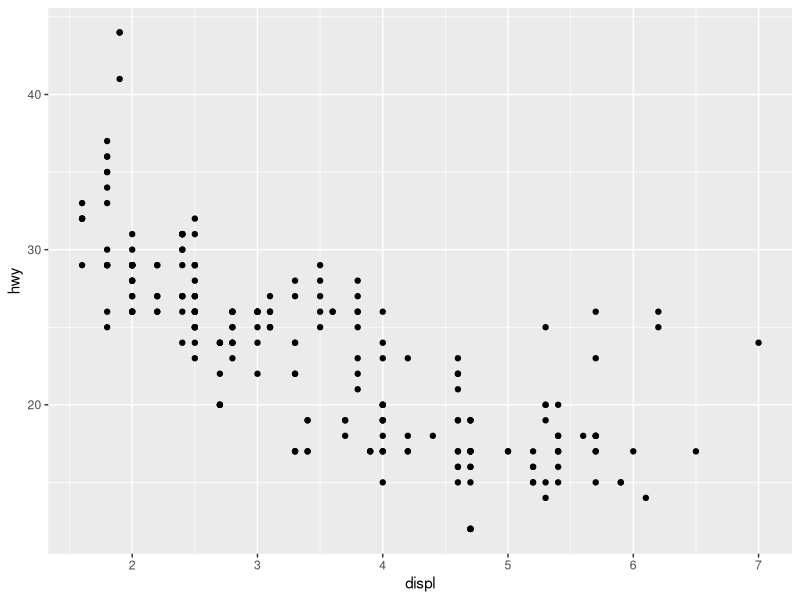
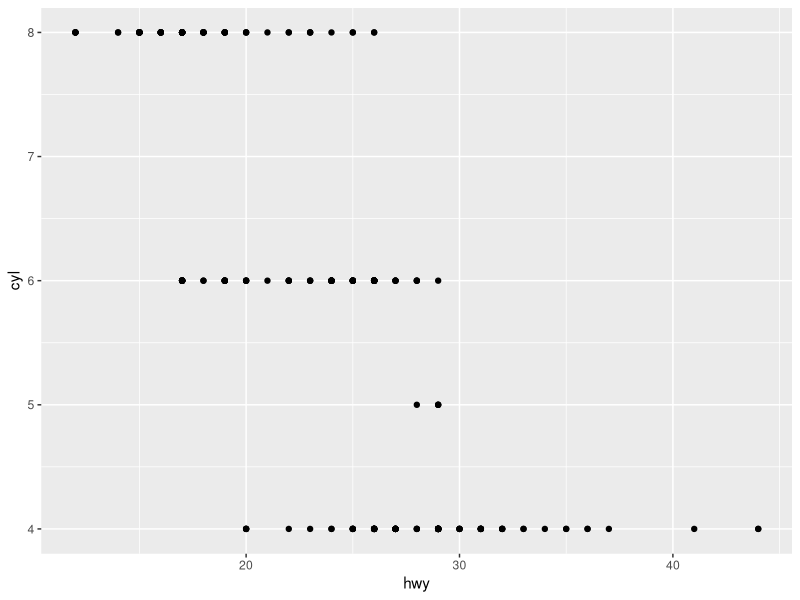
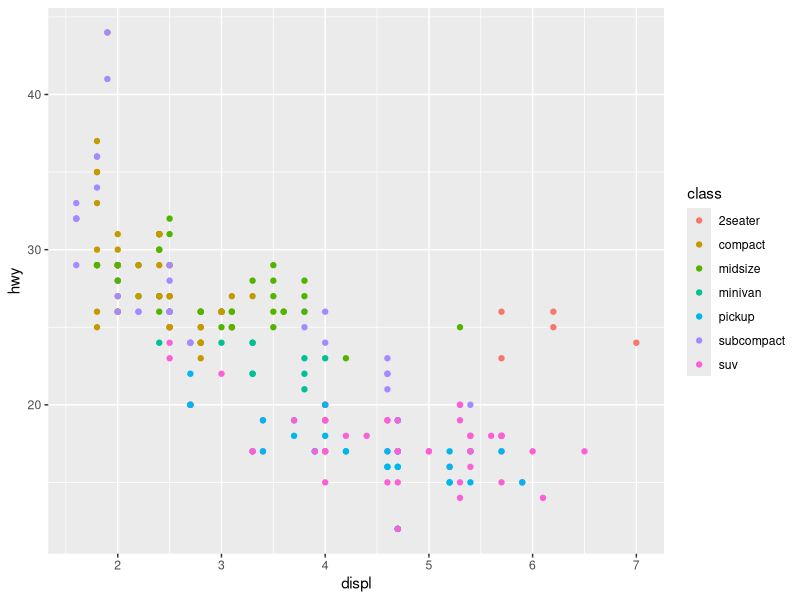
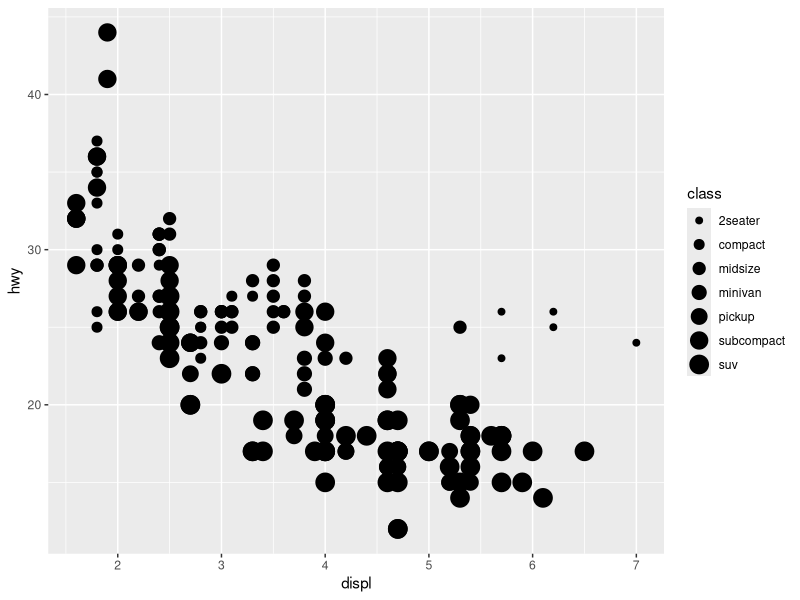
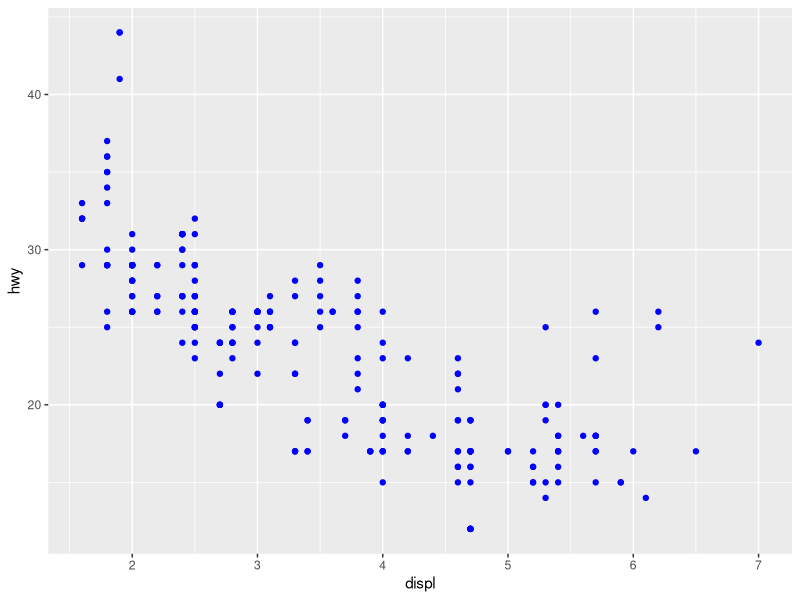
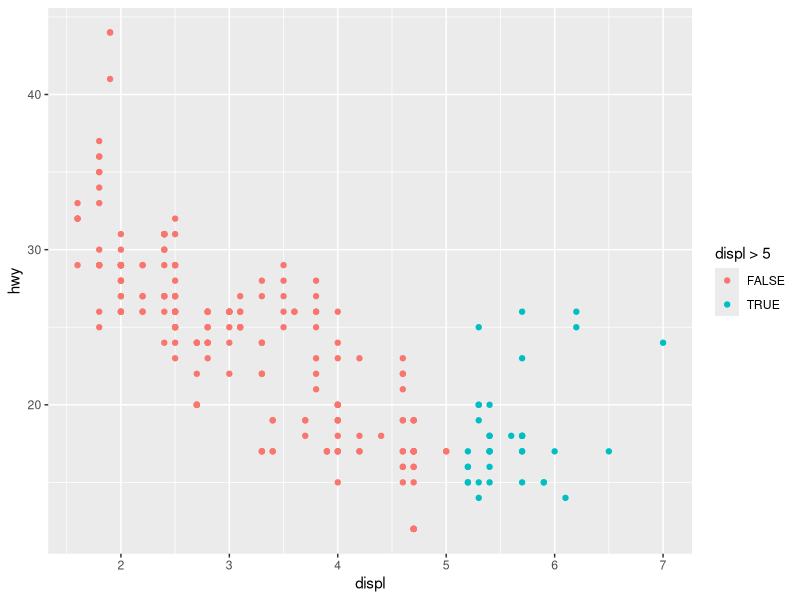
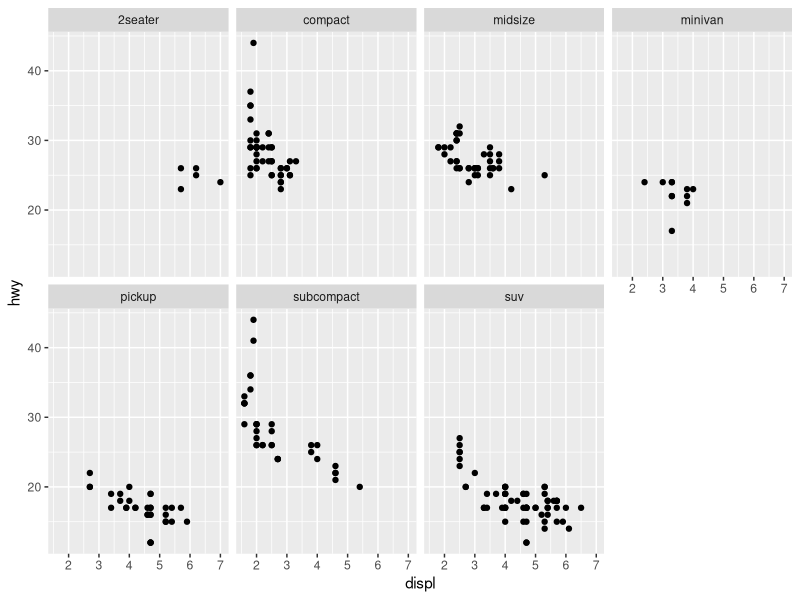
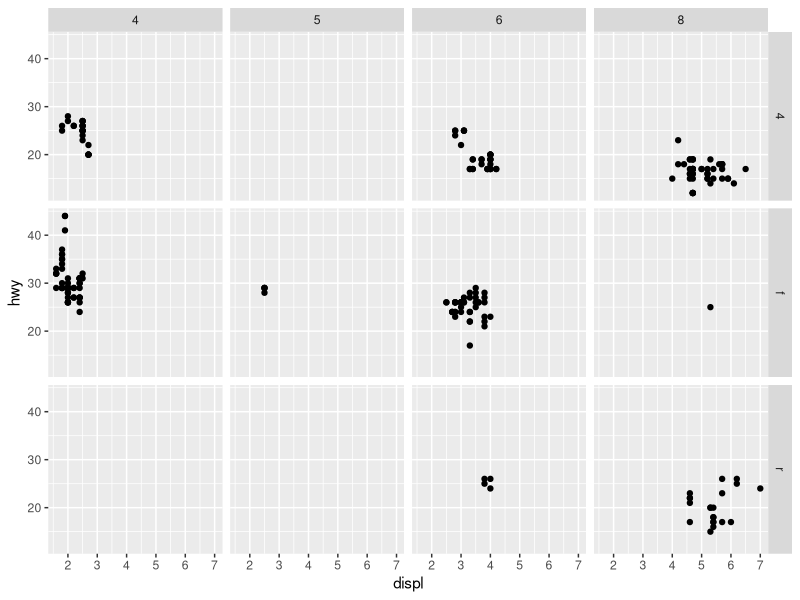

Reproduce these figures in R, in order.
# Import data
# Wrangling
	# Tidy data
	# Transform data
# Understand
	# Visualization
	# Modelling
# Communication

library(tidyverse)

# CH. 3 Data Visualization

## Do cars with big engines use more fuel than cars with small engines?
ggplot(data = mpg) +
	geom_point(mapping = aes(x = displ, y = hwy))

## Scatter plot of hwy vs. cyl
ggplot(data = mpg) +
	geom_point(mapping = aes(x = hwy, y = cyl))

## Detecting hyrbids within dsply vs. hwy using aesthetic mappings (color)
ggplot(data = mpg) +
	geom_point(mapping = aes(x = displ, y = hwy, color = class))

## Detecting hyrbids within dsply vs. hwy using aesthetic mappings (size)
ggplot(data = mpg) +
	geom_point(mapping = aes(x = displ, y = hwy, size = class))

## Manually making colour of points blue
ggplot(data = mpg) + 
  geom_point(mapping = aes(x = displ, y = hwy), color = "blue")

## Booleon color plotting
ggplot(data = mpg) +
	geom_point(mapping = aes(x = displ, y = hwy, color = displ > 5))  # It will color points based on if displ > 5 or not

## Using facets (or subplots) in ggplot
ggplot(data = mpg) +
	geom_point(mapping = aes(x = displ, y = hwy)) +
	facet_wrap(~ class, nrow = 2)

## Make a facet using a combination of two variables
ggplot(data = mpg) +
	geom_point(mapping = aes(x = displ, y = hwy)) +
	facet_grid(drv ~ cyl)

## Using a smooth geom
ggplot(data = mpg) +
	geom_smooth(mapping = aes(x = displ, y = hwy))

## Adding a linetype argument
ggplot(data = mpg) + 
	geom_point(mapping = aes(x = displ, y = hwy, color = drv)) +
  	geom_smooth(mapping = aes(x = displ, y = hwy, linetype = drv, color = drv))

## More efficient way to do previous example
ggplot(data = mpg, mapping = aes(x = displ, y = hwy)) +
	geom_point(mapping = aes(color = class)) +
	geom_smooth()